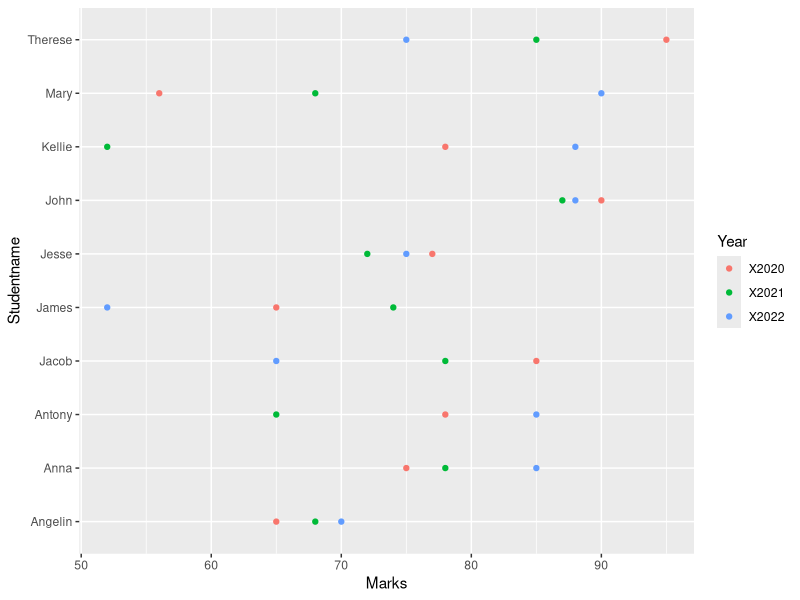
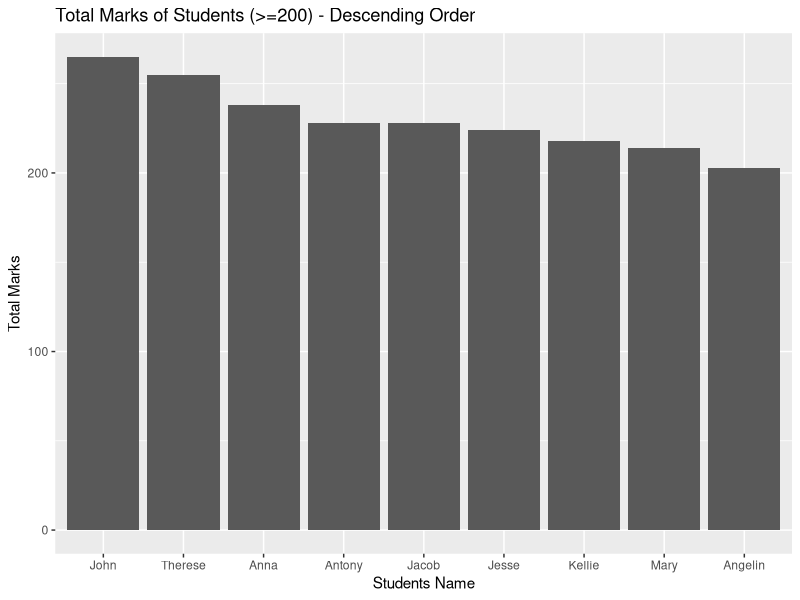

Reproduce these figures in R, in order.
## ---- chunk 1
knitr::opts_chunk$set(echo = TRUE)
## ---- chunk 2
dir=getwd()
## ---- chunk 3
setwd(dir)
## ---- chunk 4
#DO NOT CHANGE THE CODE BELOW!
word_count <- function(s)
  {
    return(length(strsplit(str, "\\s+")[[1]]))
  }
## ---- chunk 5
#Put your R code to produce the correct dataframe here

# load CSV into  data frame
df <- read.csv("Studentmarks.csv")

# Checking the structure of the dataframe df
str(df)

# Converting the dob column into a date object
df$dob <- as.Date(df$dob, format = "%d/%m/%Y")  # Adjust the format as needed

# Checking the structure of the dataframe again to confirm the conversion
str(df)

# Calculate the current age from the dob column and store it in a new column 'age1'
df$age1 <- round(as.numeric(difftime(Sys.Date(), df$dob, units = "days")) / 365.25, 5)

# View the updated dataframe
head(df)

# Extract day, month, and year from the dob column into separate columns
df$day <- as.integer(format(df$dob, "%d"))  # Extract day
df$month <- as.integer(format(df$dob, "%m"))  # Extract month
df$year <- as.integer(format(df$dob, "%Y"))  # Extract year

# View the updated dataframe
head(df)

#Extracting the current year 
current_year <- as.integer(format(Sys.Date(), "%Y"))

#Calculate age using year only and store it in a new column 'age2'
df$age2 <- current_year - df$year

#updated dataframe
print(df)

#drop dob column
df$dob <- NULL

#view updated df
print(df)

#change name of column 'day'to 'date'
colnames(df)[which(names(df) == "day")] <- "date"

#view updated df
print(df)

#reorder the columns
df <- df[, c("StudentID","Studentname","date","month","year","X2020","X2021","X2022","age1","age2")]

#view updated df
print(df)

#
## ---- chunk 6
#Use your own words to explain how the code works.
str<-"Your logical Explanation for 1.a"
print(paste("Word Count: ",word_count(str)))
## ---- chunk 7
#Put your R code to produce the correct chart here
# Load ggplot2 library
library(ggplot2)

# Create scatter plot with labels and color legend title
ggplot(df) +
  geom_point(aes(x = X2020, y = Studentname, color = "X2020")) +
  geom_point(aes(x = X2021, y = Studentname, color = "X2021")) +
  geom_point(aes(x = X2022, y = Studentname, color = "X2022")) +
  labs(x = "Marks", y = "Studentname", color = "Year")

## ---- chunk 8
#Use your own words to explain how the code works.
str<-"Your logical Explanation for 1.b"
print(paste("Word Count: ",word_count(str)))
## ---- chunk 9
#Put your R code to produce the correct chart here
# Load necessary libraries
library(dplyr)
library(ggplot2)

df %>%
  mutate(total_marks = X2020 + X2021 + X2022) %>%
  filter(total_marks >= 200) %>%
  ggplot(aes(x = reorder(Studentname, -total_marks), y = total_marks)) +
  geom_bar(stat = "identity") +
  labs(x = "Students Name", y = "Total Marks", title = "Total Marks of Students (>=200) - Descending Order")


## ---- chunk 10
#Use your own words to explain how the code works.
str<-"Your logical Explanation for 1.c"
print(paste("Word Count: ",word_count(str)))
## ---- chunk 11
#Put your Code here

## ---- chunk 12
#Put your explanation here
str<-"Your logical Explanation for 2.a"
print(paste("Word Count: ",word_count(str)))
## ---- chunk 13
#Put your Code here

## ---- chunk 14
#Put your explanation here for 2.b
str<-"Your logical Explanation"
print(paste("Word Count: ",word_count(str)))
## ---- chunk 15
#Put your Code here

## ---- chunk 16
#Put your explanation here for 2.c
str<-"Your logical Explanation for 2.c"
print(paste("Word Count: ",word_count(str)))
## ---- chunk 17
#Put your Code here


## ---- chunk 18
#Put your explanation here for 2.d
str<-"Your logical Explanation for 2.d"
print(paste("Word Count: ",word_count(str)))
## ---- chunk 19
sign <- TRUE
print(paste("I confirm that the work submitted is my own and has been completed without assistance or collaboration with others. I understand that submitting work that is not my own may result in academic misconduct.",sign))
